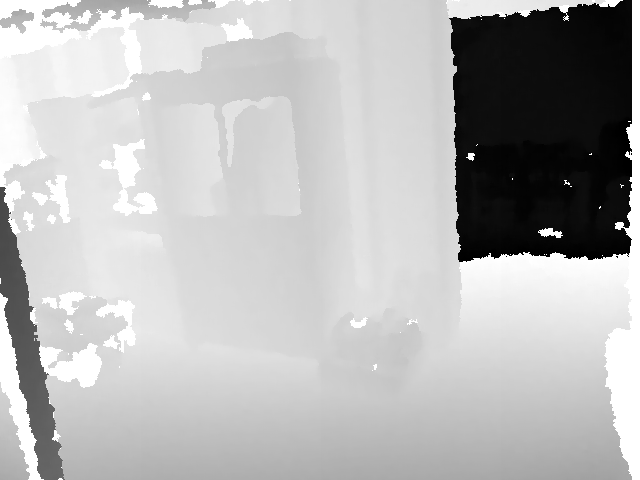
#> input picture 5-Stereo/stereo-imgs/d-1316653580.471513-1316138413.pgm, 640 x 480 px, given in place of the camera
$ python cv-preprocessing.py
#> lines starting #> are read from the running program, lines starting #| are printed output that depends on the picture
import cv2
import numpy as np

def main():
  vcap = cv2.VideoCapture(0)

  while(1):
    ret, img = vcap.read()
#> img is the input picture: shape (480, 640, 3); min 0, max 255, mean 184.2
    img = cv2.cvtColor( img, cv2.COLOR_BGR2GRAY )
#> img: shape (480, 640)
    cv2.imshow( 'Original image', img )

    #Спектр изображения
    freq = np.fft.fft2( img )
    fshift = np.fft.fftshift( freq )
    magnitude_spectrum = 20 * np.log( np.abs(fshift) )
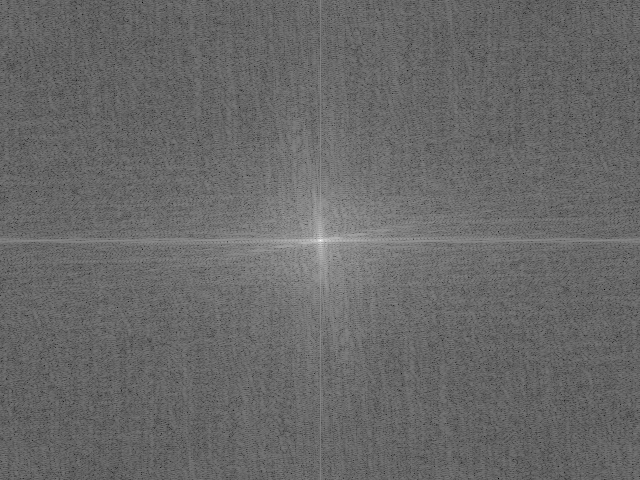
#> magnitude_spectrum: shape (480, 640) float64; min 35.04, max 357, mean 167.3; drawn with min black and max white
    magnitude_spectrum = np.asarray(magnitude_spectrum, dtype=np.uint8)
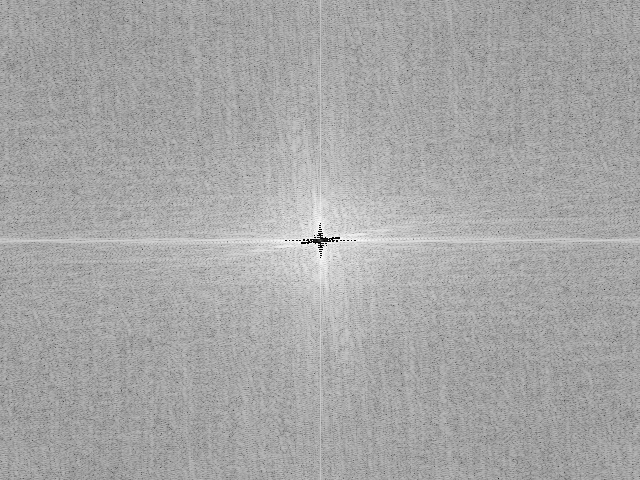
#> magnitude_spectrum: shape (480, 640); min 0, max 255, mean 166.7
    cv2.imshow( 'Frequancy', magnitude_spectrum )

    #Гистограммное выравнивание
    hist_eq_img = cv2.equalizeHist( img )
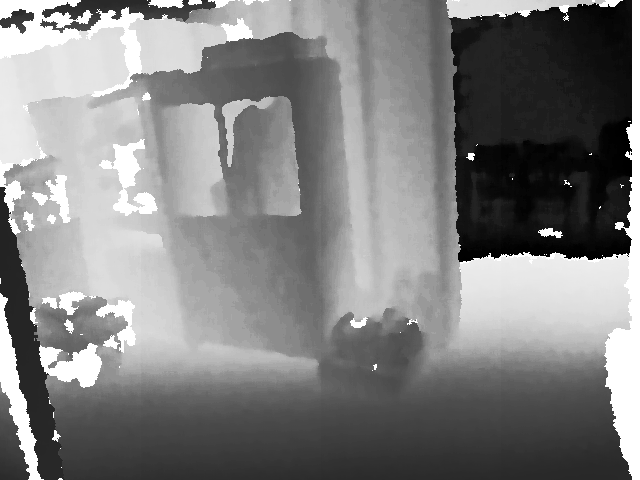
#> hist_eq_img: shape (480, 640); min 0, max 255, mean 129.4
    cv2.imshow( 'Equalized image', hist_eq_img )

    #Свертка
    kernel = np.ones( (3,3) ) / 9
    filtered = cv2.filter2D( img, -1, kernel )
    cv2.imshow( 'Filtered', filtered )

    #Медианный фильтр
    med = cv2.medianBlur( img, 3 )
    cv2.imshow( 'Median', med )

    #Фильтр Гауса
    gauss = cv2.GaussianBlur( img, (3,3), 0 )
    cv2.imshow( 'Gauss', gauss )

    #Билатеральный фильтр
    bil = cv2.bilateralFilter( img, 9, 75, 75 )
    cv2.imshow( 'Bilateral', bil )


    cv2.waitKey(2)


if __name__ == "__main__":
    main()

$ run again, on 5-Stereo/stereo-imgs/d-1316653648.611579-1109571627.pgm
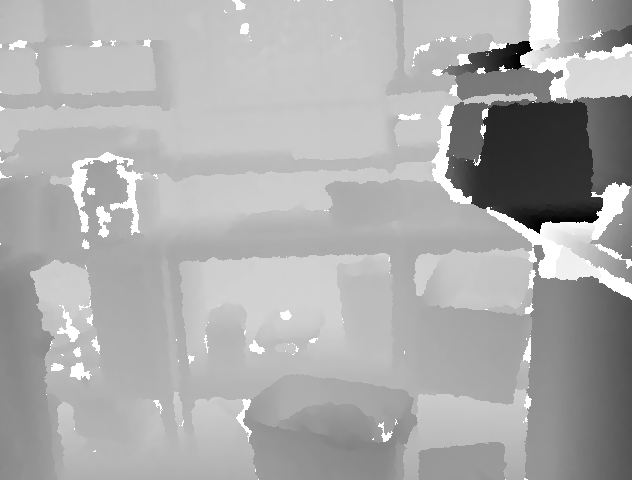
#> input picture 5-Stereo/stereo-imgs/d-1316653648.611579-1109571627.pgm, 640 x 480 px, given in place of the camera
#> in main, img is the input picture: shape (480, 640, 3); min 0, max 255, mean 173.1
#> img: shape (480, 640)
#> in main, `magnitude_spectrum = np.asarray(magnitude_spectrum, dtype=np.uint8)`:
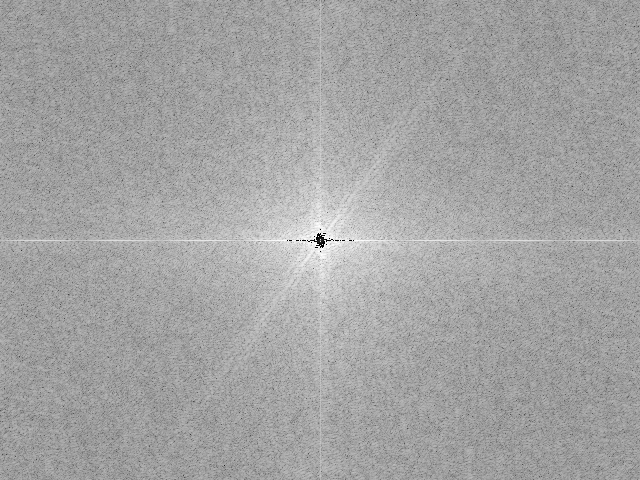
#> magnitude_spectrum: shape (480, 640); min 0, max 255, mean 163.5
#> in main, `hist_eq_img = cv2.equalizeHist( img )`:
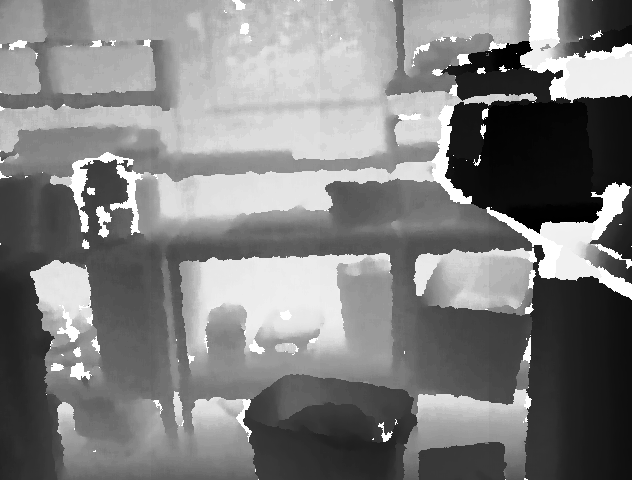
#> hist_eq_img: shape (480, 640); min 0, max 255, mean 129.5

$ run again, on 5-Stereo/stereo-imgs/d-1316653677.409545-2837431392.pgm
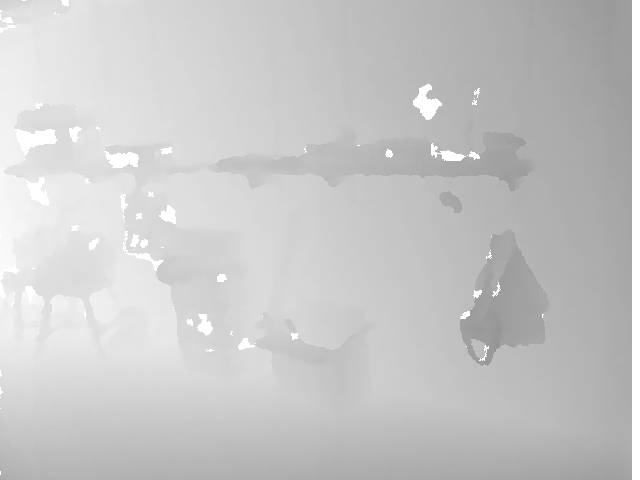
#> input picture 5-Stereo/stereo-imgs/d-1316653677.409545-2837431392.pgm, 640 x 480 px, given in place of the camera
#> in main, img is the input picture: shape (480, 640, 3); min 149, max 255, mean 199.4
#> img: shape (480, 640)
#> in main, `magnitude_spectrum = np.asarray(magnitude_spectrum, dtype=np.uint8)`:
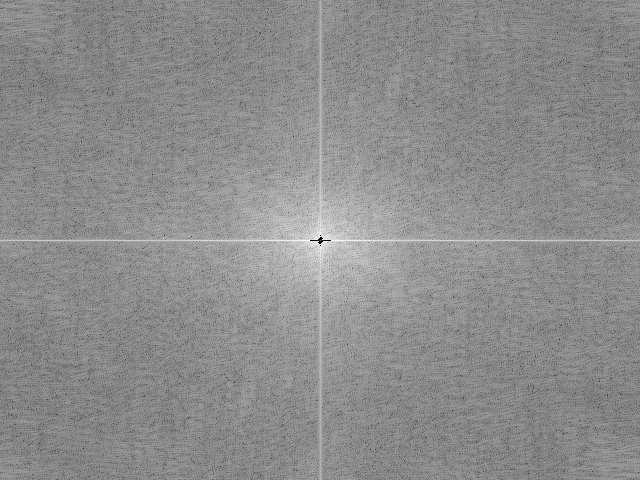
#> magnitude_spectrum: shape (480, 640); min 0, max 255, mean 140.7
#> in main, `hist_eq_img = cv2.equalizeHist( img )`:
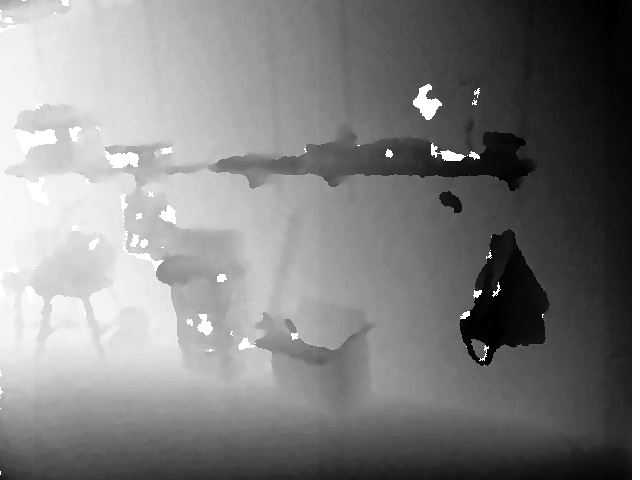
#> hist_eq_img: shape (480, 640); min 0, max 255, mean 129.2
